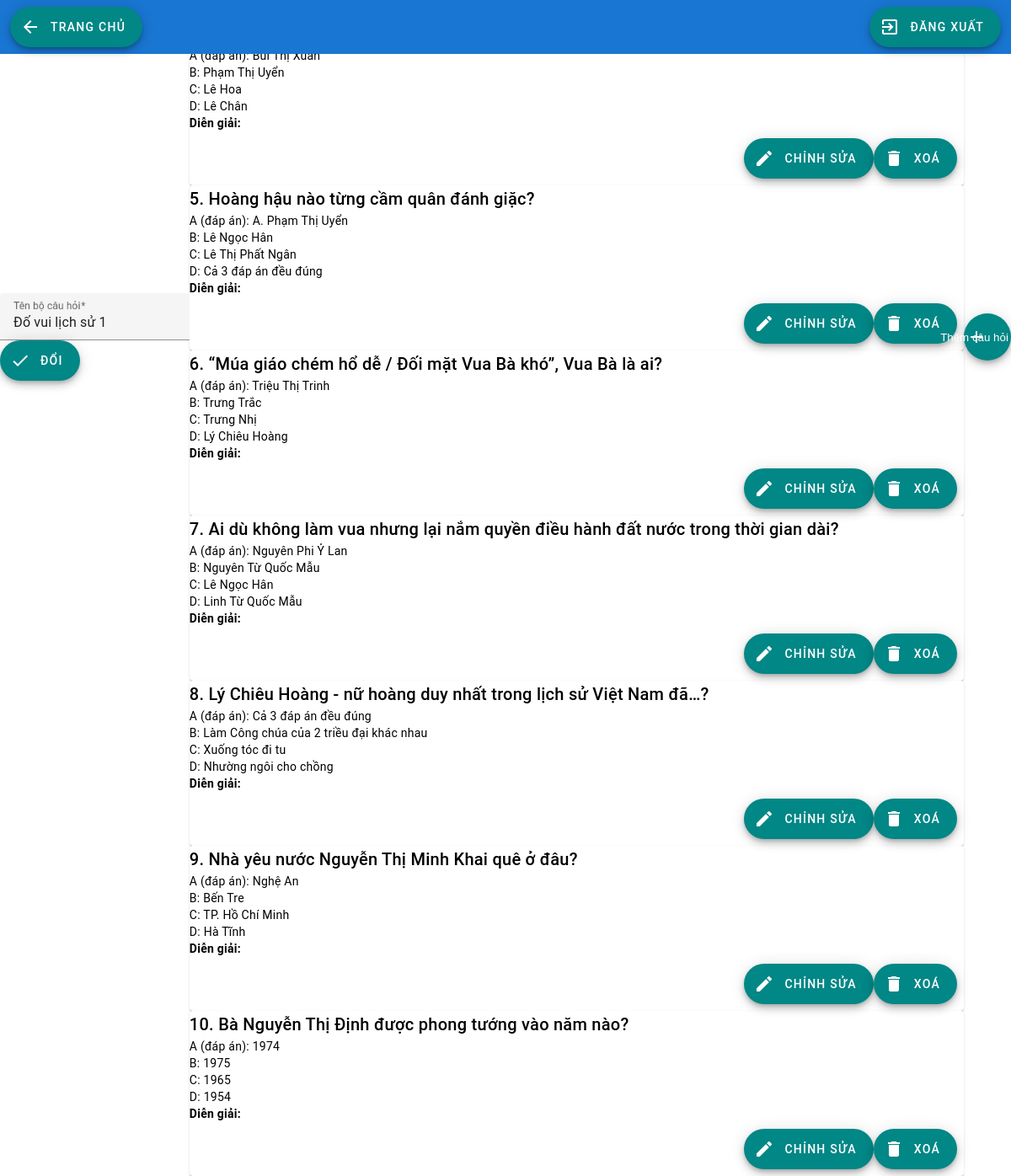
/admin/manage-question?k=8 (signed in), run on the app's committed database.
### tables this page shows
CREATE TABLE IF NOT EXISTS `daisy_collection` (
  `id` int(11) NOT NULL AUTO_INCREMENT COMMENT 'ID của bộ câu hỏi',
  `created_at` timestamp NULL DEFAULT current_timestamp() COMMENT 'Thời gian tạo của bộ câu hỏi này',
  `name` varchar(255) DEFAULT 'Bộ câu hỏi không tên' COMMENT 'Tên của bộ câu hỏi',
  `admin_id` int(11) DEFAULT NULL COMMENT 'Bộ câu hỏi thuộc về ai ? (Người tạo)',
  `description` text DEFAULT NULL COMMENT 'Mô tả về bộ câu hỏi',
  PRIMARY KEY (`id`),
  KEY `admin_id` (`admin_id`),
  CONSTRAINT `FK_daisy_collection_daisy_admin_login` FOREIGN KEY (`admin_id`) REFERENCES `daisy_admin` (`id`) ON DELETE CASCADE ON UPDATE CASCADE
);

CREATE TABLE IF NOT EXISTS `daisy_question` (
  `id` int(11) NOT NULL AUTO_INCREMENT COMMENT 'Mã câu hỏi',
  `body` text DEFAULT NULL,
  `choice_a` text DEFAULT NULL COMMENT 'Đáp án',
  `choice_b` text DEFAULT NULL COMMENT 'Phương án 1',
  `choice_c` text DEFAULT NULL COMMENT 'Phương án 2',
  `collection_id` int(11) DEFAULT NULL COMMENT 'Thuộc về bộ câu hỏi nào',
  `choice_d` text DEFAULT NULL COMMENT 'Phương án 3',
  `created_at` timestamp NULL DEFAULT current_timestamp() COMMENT 'Thời gian tạo câu hỏi',
  `explaination` text DEFAULT NULL COMMENT 'Giải thích cho câu trả lời',
  PRIMARY KEY (`id`),
  KEY `collection_id` (`collection_id`),
  KEY `id` (`id`,`collection_id`),
  CONSTRAINT `FK_daisy_question_daisy_collection` FOREIGN KEY (`collection_id`) REFERENCES `daisy_collection` (`id`) ON DELETE CASCADE
);

### database.php (called while the page is built, shortened)
<?php
function path($dir)
{
	$str = '/DaisyQuizzes/' . $dir;
	return $str;
}

### middleware/auth_admin.php (called while the page is built, shortened)
<?php
	function db_authen ($conn, $userid, $collection) {
		$sql = "SELECT admin_id, name FROM daisy_collection WHERE id = $collection";
		$result = $conn->query ($sql);
		$result = $result->fetch_assoc ();
		return $result['name'];
	}
?>

### admin/manage-question/index.php (the view, shortened to what this page needs)
<?php
$DOCUMENT_ROOT = $_SERVER['DOCUMENT_ROOT'];
if (substr_count($_SERVER['DOCUMENT_ROOT'], 'DaisyQuizzes') == 0) {
	$DOCUMENT_ROOT = $DOCUMENT_ROOT . '/DaisyQuizzes';
}
include($DOCUMENT_ROOT . '/middleware/auth_admin.php');
include($DOCUMENT_ROOT . '/database.php');
function db_fetch_questions($conn, $collection)
{
	$sql = "SELECT id, body, choice_a, choice_b, choice_c, choice_d, explaination FROM daisy_question WHERE collection_id = $collection";
	$result = [];
	$q = $conn->query($sql);
	while ($row = $q->fetch_assoc()) {
		$result[] = $row;
	}
	return $result;
}
$userid = $_SESSION['userid'];
$collection = $_GET['k'];
$conn = db_connect();
$collection_name = db_authen($conn, $userid, $collection);
$data = db_fetch_questions($conn, $collection);
		?>
<html>
<head>
	<link href="<?php echo path("/assets/material-components-web.min.css") ?> " rel="stylesheet">
	<link href="./styles.css" rel="stylesheet" type="text/css">
</head>
<body>
	<header class="mdc-top-app-bar" data-mdc-auto-init="MDCTopAppBar">
		<div class="mdc-top-app-bar__row">
			<section class="mdc-top-app-bar__section mdc-top-app-bar__section--align-start">
				<button class="mdc-fab mdc-fab--extended" onclick="linkTo('../dashboard.php')">
					<span class="material-icons mdc-fab__icon">arrow_back</span>
					<span class="mdc-fab__label">Trang chủ</span>
				</button>
			</section>
			<section class="mdc-top-app-bar__section mdc-top-app-bar__section--align-end">
				<button class="mdc-fab mdc-fab--extended" onclick="linkTo('../logout.php')">
					<span class="material-icons mdc-fab__icon">exit_to_app</span>
					<span class="mdc-fab__label">Đăng xuất</span>
				</button>
			</section>
		</div>
	</header>
	<div id="wrapper">
		<form action="modify.php?k=<?php echo $collection ?>" method="post" id="fCName">
			<div class="mdc-text-field" data-mdc-auto-init="MDCTextField" id="collection_name">
				<input class="mdc-text-field__input" name="collection_name" value="<?php echo $collection_name ?>" required>
				<label for="collection_name" class="mdc-floating-label">Tên bộ câu hỏi</label>
			</div>
			<button id="change" class="mdc-fab mdc-fab--extended" type="submit">
				<div class="mdc-fab__ripple"></div>
				<span class="material-icons mdc-fab__icon">check</span>
				<span class="mdc-fab__label">Đổi</span>
			</button>
		</form>
		<div id="content">
			<?php
			$cnt = 0;
			foreach ($data as $each) {
				$cnt++;
				?>
				<div class="mdc-card demo-card">
					<div class="mdc-card__content">
						<div class="demo-card__primary">
							<h2 class="demo-card__title mdc-typography mdc-typography--headline6"><?php echo "$cnt. "
																											. $each['body'] ?></h2>
						</div>
						<div class="demo-card__secondary mdc-typography mdc-typography--body2">
							<?php
								echo 'A (đáp án): ' . $each['choice_a'] . "<br>";
								echo 'B: ' . $each['choice_b'] . "<br>";
								echo 'C: ' . $each['choice_c'] . "<br>";
								echo 'D: ' . $each['choice_d'] . "<br>";
								echo '<b>Diễn giải: </b> <i>' . $each['explaination'] . "</i><br>";
								?>
						</div>
					</div>
					<div class="mdc-card__actions">
						<div class="mdc-card__action-icons">
							<button class="mdc-fab mdc-fab--extended mdc-fab-edit" onclick="open_confirm_question('edit', 'Chỉnh sửa câu hỏi', 'modify_question.php?k=<?php echo $collection ?>&question=<?php echo $each['id'] ?>', '<?php echo $each['body'] ?>', '<?php echo $each['choice_a'] ?>', '<?php echo $each['choice_b'] ?>', '<?php echo $each['choice_c'] ?>', '<?php echo $each['choice_d'] ?>', '<?php echo $each['explaination'] ?>')">
								<div class="mdc-fab__ripple"></div>
								<i class="material-icons mdc-fab__icon">edit</i>
								<span class="mdc-fab__label">Chỉnh sửa</span>
							</button>
							<button class="mdc-fab mdc-fab--extended mdc-fab-delete" onclick="open_confirm('delete', 'Xoá câu hỏi', 'Bạn có chắc muốn xoá câu hỏi?', 'delete_question.php?k=<?php echo $collection; ?>&question=<?php echo $each['id']; ?>')">
								<div class="mdc-fab__ripple"></div>
								<i class="material-icons mdc-fab__icon">delete</i>
								<span class="mdc-fab__label">Xoá</span>
							</button>
						</div>
					</div>
				</div>
			<?php
			}
			?>
		</div>
		<div class="tooltip">
			<button class="mdc-fab app-fab--absolute" aria-label="Add" onclick="open_confirm_question('add', 'Thêm câu hỏi', 'add_question.php?k=<?php echo $collection ?>')">
				<div class="mdc-fab__ripple"></div>
				<span class="mdc-fab__icon material-icons">add</span>
				<span class="tooltiptext" id="myTooltip" style="width: max-content;margin-left: -55px;bottom: 116%;">Thêm câu hỏi</span>
			</button>
		</div>
	</div>
</body>
</html>

### admin/login/styles.css (style rules this page uses)
* { margin: 0; padding: 0; }
:root { --mdc-theme-primary: #1976d2 !important; }
#wrapper { height: 100%; display: flex; align-items: center; justify-content: center; }
.mdc-text-field { width: 100%; }

### data on the page
daisy_collection: collection_name "Đố vui lịch sử 1"
daisy_question: choice_a "Bùi Thị Xuân", choice_b "Phạm Thị Uyển", choice_c "Lê Hoa", choice_d "Lê Chân"
daisy_question: body "Hoàng hậu nào từng cầm quân đánh giặc?", choice_a "A. Phạm Thị Uyển", choice_b "Lê Ngọc Hân", choice_c "Lê Thị Phất Ngân", choice_d "Cả 3 đáp án đều đúng"
daisy_question: body "“Múa giáo chém hổ dễ / Đối mặt Vua Bà khó”, Vua Bà là ai?", choice_a "Triệu Thị Trinh", choice_b "Trưng Trắc", choice_c "Trưng Nhị", choice_d "Lý Chiêu Hoàng"
daisy_question: body "Ai dù không làm vua nhưng lại nắm quyền điều hành đất nước trong thời gian dài?", choice_a "Nguyên Phi Ỷ Lan", choice_b "Nguyên Từ Quốc Mẫu", choice_c "Lê Ngọc Hân", choice_d "Linh Từ Quốc Mẫu"
daisy_question: body "Lý Chiêu Hoàng - nữ hoàng duy nhất trong lịch sử Việt Nam đã…?", choice_a "Cả 3 đáp án đều đúng", choice_b "Làm Công chúa của 2 triều đại khác nhau", choice_c "Xuống tóc đi tu", choice_d "Nhường ngôi cho chồng"
daisy_question: body "Nhà yêu nước Nguyễn Thị Minh Khai quê ở đâu?", choice_a "Nghệ An", choice_b "Bến Tre", choice_c "TP. Hồ Chí Minh", choice_d "Hà Tĩnh"
daisy_question: body "Bà Nguyễn Thị Định được phong tướng vào năm nào?", choice_a "1974", choice_b "1975", choice_c "1965", choice_d "1954"
